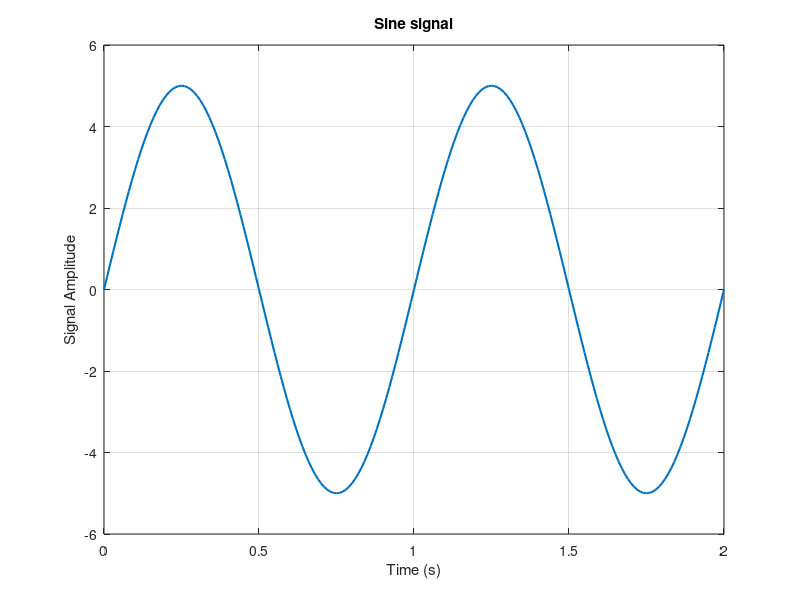
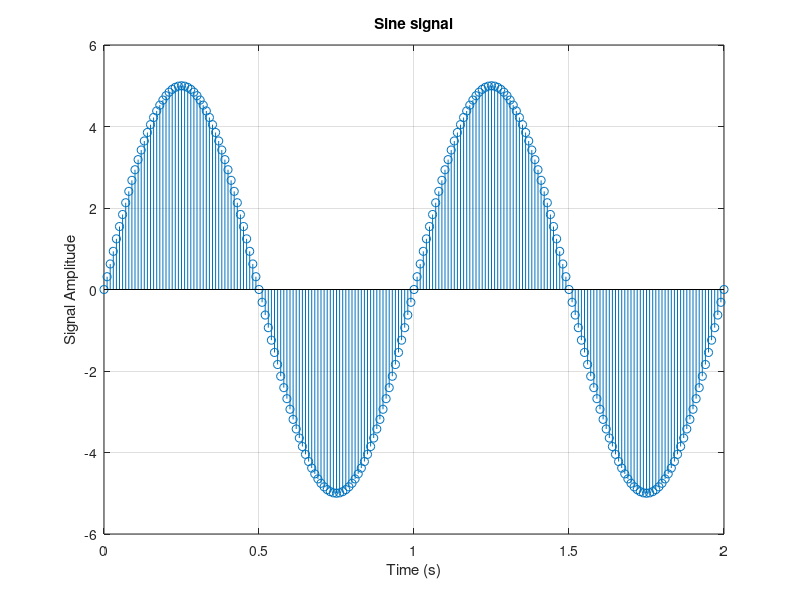

The MATLAB source for these figures, in order:
close all;
clear;
clc;

% part 1.1
t = 0:0.01:2; % Define time axis
A = 5;
f = 1;
y = A*sin(2*pi*f*t); % Sine function

% Plotting the signals
figure('Name', 'Sine signal');
plot(t, y, 'LineWidth', 1.5);
xlabel('Time (s)');
ylabel('Signal Amplitude');
title('Sine signal');
grid on;

figure('Name', 'Sine signal');
stem(t, y, 'LineWidth', 0.5);
xlabel('Time (s)');
ylabel('Signal Amplitude');
title('Sine signal');
grid on;
